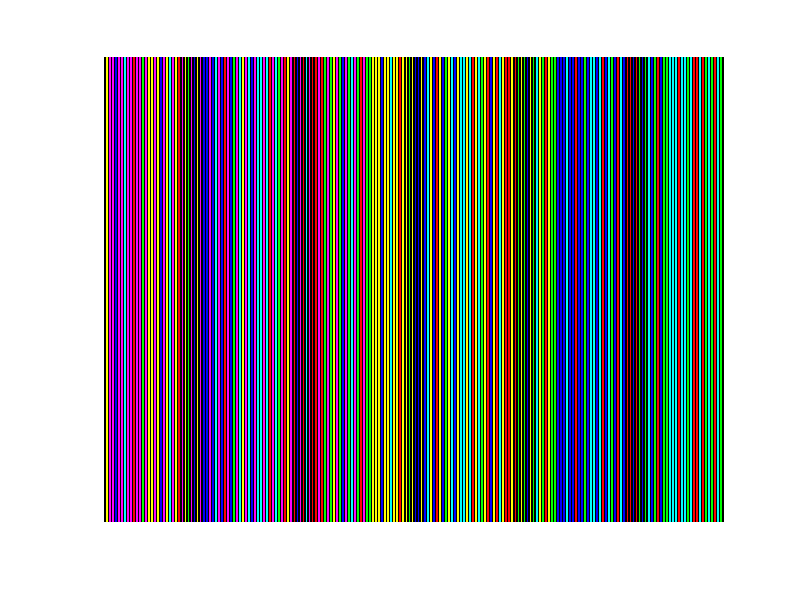

Write the MATLAB code that produced this figure.
de_bruijn_seq = load('./DeBruijn_3_6.txt');

pattern = zeros(768, 1024, 3);
color_set = [1, 0, 1;
  1, 1, 0;
  0, 0, 1; 
  0, 1, 1;
  1, 0, 0;
  0, 1, 0;];

% 216. 1024 for 213 color.
for i = 1:204
  c_idx = de_bruijn_seq(i + 3) + 1;
  pattern(:, i*5-1:i*5+1, 1) = color_set(c_idx, 1);
  pattern(:, i*5-1:i*5+1, 2) = color_set(c_idx, 2);
  pattern(:, i*5-1:i*5+1, 3) = color_set(c_idx, 3);
end
imshow(pattern)
imwrite(pattern, 'pattern_D_3pix.png');
seq = double(de_bruijn_seq(4:204+3));
file = fopen('DeBruijnSeq.txt', 'w+');
for i = 1:204
  fprintf(file, '%d ', de_bruijn_seq(i + 3));
end
fclose(file);
file = fopen('ColorSet.txt', 'w+');
for h = 1:6
  for w = 1:3
    fprintf(file, '%d ', color_set(h, w));
  end
  fprintf(file, '\n');
end